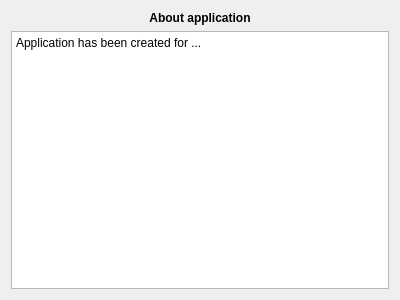
<?xml version="1.0" encoding="UTF-8"?>
<ui version="4.0">
 <class>About</class>
 <widget class="QWidget" name="About">
  <property name="geometry">
   <rect>
    <x>0</x>
    <y>0</y>
    <width>400</width>
    <height>300</height>
   </rect>
  </property>
  <property name="windowTitle">
   <string>Form</string>
  </property>
  <layout class="QVBoxLayout" name="verticalLayout">
   <item>
    <widget class="QLabel" name="label">
     <property name="styleSheet">
      <string notr="true">font-weight: 900;
text-align: center;</string>
     </property>
     <property name="text">
      <string>About application</string>
     </property>
     <property name="alignment">
      <set>Qt::AlignCenter</set>
     </property>
    </widget>
   </item>
   <item>
    <widget class="QPlainTextEdit" name="plainTextEdit">
     <property name="readOnly">
      <bool>true</bool>
     </property>
     <property name="plainText">
      <string>Application has been created for ...</string>
     </property>
    </widget>
   </item>
  </layout>
 </widget>
 <resources/>
 <connections/>
</ui>
